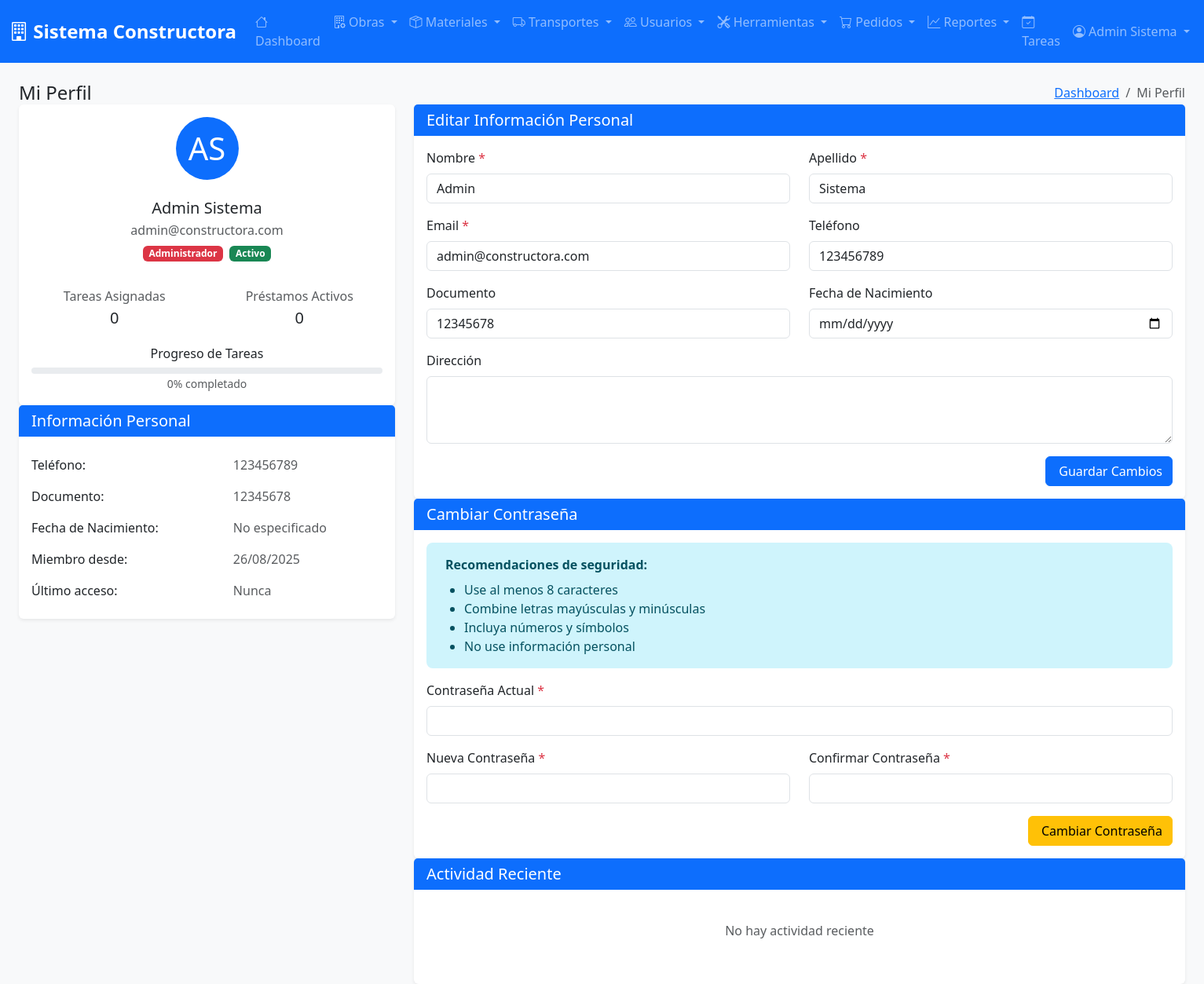
The page /modules/usuarios/profile.php (signed in) on the database its author committed.
### tables this page shows
CREATE TABLE usuarios (
    id_usuario INT AUTO_INCREMENT PRIMARY KEY,
    nombre VARCHAR(100) NOT NULL,
    apellido VARCHAR(100) NOT NULL,
    email VARCHAR(150) UNIQUE NOT NULL,
    contraseña VARCHAR(255) NOT NULL,
    rol ENUM('administrador', 'responsable_obra', 'empleado') NOT NULL,
    estado ENUM('activo', 'inactivo') DEFAULT 'activo',
    telefono VARCHAR(20),
    direccion TEXT,
    fecha_nacimiento DATE,
    documento VARCHAR(20),
    fecha_ultimo_acceso TIMESTAMP NULL,
    intentos_login INT DEFAULT 0,
    bloqueado_hasta TIMESTAMP NULL,
    avatar VARCHAR(255),
    observaciones TEXT,
    fecha_creacion TIMESTAMP DEFAULT CURRENT_TIMESTAMP,
    fecha_actualizacion TIMESTAMP DEFAULT CURRENT_TIMESTAMP ON UPDATE CURRENT_TIMESTAMP
);

### modules/usuarios/profile.php (the view, shortened to what this page needs)
<?php
$user_id = $_SESSION['user_id'];
$database = new Database();
$pdo = $database->getConnection();
try {
    $stmt = $pdo->prepare("
        SELECT u.*,
               (SELECT COUNT(*) FROM tareas WHERE id_empleado = u.id_usuario) as total_tareas,
               (SELECT COUNT(*) FROM tareas WHERE id_empleado = u.id_usuario AND estado = 'finalizada') as tareas_completadas,
               (SELECT COUNT(*) FROM prestamos WHERE id_empleado = u.id_usuario AND estado = 'activo') as prestamos_activos,
               (SELECT COUNT(*) FROM pedidos_materiales WHERE id_solicitante = u.id_usuario) as pedidos_realizados
        FROM usuarios u
        WHERE u.id_usuario = ?
    ");
    $stmt->execute([$user_id]);
    $usuario = $stmt->fetch(PDO::FETCH_ASSOC);
} catch (PDOException $e) {
    $error_message = "Error al cargar el perfil: " . $e->getMessage();
}
try {
    $actividad_reciente = [];
    $stmt = $pdo->prepare("
        SELECT 'tarea' as tipo, t.titulo as descripcion, t.fecha_asignacion as fecha,
               o.nombre_obra, t.estado, t.prioridad
        FROM tareas t
        LEFT JOIN obras o ON t.id_obra = o.id_obra
        WHERE t.id_empleado = ?
        ORDER BY t.fecha_asignacion DESC
        LIMIT 5
    ");
    $stmt->execute([$user_id]);
    $actividad_reciente = array_merge($actividad_reciente, $stmt->fetchAll(PDO::FETCH_ASSOC));
    $stmt = $pdo->prepare("
        SELECT 'prestamo' as tipo,
               CONCAT('Préstamo #', p.numero_prestamo) as descripcion,
               p.fecha_retiro as fecha, o.nombre_obra, p.estado, 'media' as prioridad
        FROM prestamos p
        LEFT JOIN obras o ON p.id_obra = o.id_obra
        WHERE p.id_empleado = ?
        ORDER BY p.fecha_retiro DESC
        LIMIT 5
    ");
    $stmt->execute([$user_id]);
    $actividad_reciente = array_merge($actividad_reciente, $stmt->fetchAll(PDO::FETCH_ASSOC));
    usort($actividad_reciente, function($a, $b) {
        return strtotime($b['fecha']) - strtotime($a['fecha']);
    });
    $actividad_reciente = array_slice($actividad_reciente, 0, 10);
} catch (PDOException $e) {
    $actividad_reciente = [];
}
$progreso_tareas = $usuario['total_tareas'] > 0 ?
    round(($usuario['tareas_completadas'] / $usuario['total_tareas']) * 100) : 0;
include_once '../../includes/header.php';
?>
<div class="container-fluid">
    <div class="row">
        <div class="col-12">
            <div class="page-title-box d-sm-flex align-items-center justify-content-between">
                <h4 class="mb-sm-0">Mi Perfil</h4>
                <div class="page-title-right">
                    <ol class="breadcrumb m-0">
                        <li class="breadcrumb-item"><a href="dashboard.php">Dashboard</a></li>
                        <li class="breadcrumb-item active">Mi Perfil</li>
                    </ol>
                </div>
            </div>
        </div>
    </div>
    <div class="row">
        <div class="col-xl-4">
            <div class="card">
                <div class="card-body">
                    <div class="text-center">
                        <div class="avatar-lg mx-auto mb-4">
                            <?php if ($usuario['avatar']): ?>
                                <img src="<?php echo htmlspecialchars($usuario['avatar']); ?>"
                                     alt="Avatar" class="avatar-img rounded-circle">
                            <?php else: ?>
                                <div class="avatar-title rounded-circle bg-primary text-white fs-1">
                                    <?php echo strtoupper(substr($usuario['nombre'], 0, 1) . substr($usuario['apellido'], 0, 1)); ?>
                                </div>
                            <?php endif; ?>
                        </div>
                        <h5 class="mb-1"><?php echo htmlspecialchars($usuario['nombre'] . ' ' . $usuario['apellido']); ?></h5>
                        <p class="text-muted mb-2"><?php echo htmlspecialchars($usuario['email']); ?></p>
                        <div class="d-flex justify-content-center gap-2 mb-3">
                            <?php
                            $rol_colors = [
                                'administrador' => 'danger',
                                'responsable_obra' => 'warning',
                                'empleado' => 'info'
                            ];
                            $rol_color = $rol_colors[$usuario['rol']] ?? 'secondary';
                            ?>
                            <span class="badge bg-<?php echo $rol_color; ?>">
                                <?php echo ucfirst(str_replace('_', ' ', $usuario['rol'])); ?>
                            </span>
                            <span class="badge bg-<?php echo $usuario['estado'] === 'activo' ? 'success' : 'secondary'; ?>">
                                <?php echo ucfirst($usuario['estado']); ?>
                            </span>
                        </div>
                        <div class="row text-center">
                            <div class="col-6">
                                <div class="mt-3">
                                    <p class="text-muted mb-1">Tareas Asignadas</p>
                                    <h5 class="mb-0"><?php echo isset($usuario['total_tareas']) ? $usuario['total_tareas'] : '0'; ?></h5>
                                </div>
                            </div>
                            <div class="col-6">
                                <div class="mt-3">
                                    <p class="text-muted mb-1">Préstamos Activos</p>
                                    <h5 class="mb-0"><?php echo $usuario['prestamos_activos']; ?></h5>
                                </div>
                            </div>
                        </div>
                        <div class="mt-4">
                            <h6 class="mb-2">Progreso de Tareas</h6>
                            <div class="progress" style="height: 8px;">
                            </div>
                            <small class="text-muted"><?php echo $progreso_tareas; ?>% completado</small>
                        </div>
                    </div>
                </div>
            </div>
            <div class="card">
                <div class="card-header">
                    <h5 class="card-title mb-0">Información Personal</h5>
                </div>
                <div class="card-body">
                    <div class="table-responsive">
                        <table class="table table-borderless mb-0">
                            <tbody>
                                <tr>
                                    <td class="ps-0" scope="row">Teléfono:</td>
                                    <td class="text-muted"><?php echo $usuario['telefono'] ?: 'No especificado'; ?></td>
                                </tr>
                                <tr>
                                    <td class="ps-0" scope="row">Documento:</td>
                                    <td class="text-muted"><?php echo $usuario['documento'] ?: 'No especificado'; ?></td>
                                </tr>
                                <tr>
                                    <td class="ps-0" scope="row">Fecha de Nacimiento:</td>
                                    <td class="text-muted">
                                        <?php echo $usuario['fecha_nacimiento'] ?
                                            date('d/m/Y', strtotime($usuario['fecha_nacimiento'])) : 'No especificado'; ?>
                                    </td>
                                </tr>
                                <tr>
                                    <td class="ps-0" scope="row">Miembro desde:</td>
                                    <td class="text-muted"><?php echo date('d/m/Y', strtotime($usuario['fecha_creacion'])); ?></td>
                                </tr>
                                <tr>
                                    <td class="ps-0" scope="row">Último acceso:</td>
                                    <td class="text-muted">
                                        <?php echo $usuario['fecha_ultimo_acceso'] ?
                                            date('d/m/Y H:i', strtotime($usuario['fecha_ultimo_acceso'])) : 'Nunca'; ?>
                                    </td>
                                </tr>
                            </tbody>
                        </table>
                    </div>
                </div>
            </div>
        </div>
        <div class="col-xl-8">
            <div class="card">
                <div class="card-header">
                    <h5 class="card-title mb-0">Editar Información Personal</h5>
                </div>
                <div class="card-body">
                    <form method="POST" id="profileForm">
                        <div class="row">
                            <div class="col-md-6">
                                <div class="mb-3">
                                    <label for="nombre" class="form-label">Nombre <span class="text-danger">*</span></label>
                                    <input type="text" class="form-control" id="nombre" name="nombre"
                                           value="<?php echo htmlspecialchars($usuario['nombre']); ?>" required>
                                </div>
                            </div>
                            <div class="col-md-6">
                                <div class="mb-3">
                                    <label for="apellido" class="form-label">Apellido <span class="text-danger">*</span></label>
                                    <input type="text" class="form-control" id="apellido" name="apellido"
                                           value="<?php echo htmlspecialchars($usuario['apellido']); ?>" required>
                                </div>
                            </div>
                        </div>
                        <div class="row">
                            <div class="col-md-6">
                                <div class="mb-3">
                                    <label for="email" class="form-label">Email <span class="text-danger">*</span></label>
                                    <input type="email" class="form-control" id="email" name="email"
                                           value="<?php echo htmlspecialchars($usuario['email']); ?>" required>
                                </div>
                            </div>
                            <div class="col-md-6">
                                <div class="mb-3">
                                    <label for="telefono" class="form-label">Teléfono</label>
                                    <input type="text" class="form-control" id="telefono" name="telefono"
                                           value="<?php echo htmlspecialchars($usuario['telefono']); ?>">
                                </div>
                            </div>
                        </div>
                        <div class="row">
                            <div class="col-md-6">
                                <div class="mb-3">
                                    <label for="documento" class="form-label">Documento</label>
                                    <input type="text" class="form-control" id="documento" name="documento"
                                           value="<?php echo htmlspecialchars($usuario['documento']); ?>">
                                </div>
                            </div>
                            <div class="col-md-6">
                                <div class="mb-3">
                                    <label for="fecha_nacimiento" class="form-label">Fecha de Nacimiento</label>
                                    <input type="date" class="form-control" id="fecha_nacimiento" name="fecha_nacimiento"
                                           value="<?php echo $usuario['fecha_nacimiento']; ?>">
                                </div>
                            </div>
                        </div>
                        <div class="mb-3">
                            <label for="direccion" class="form-label">Dirección</label>
                            <textarea class="form-control" id="direccion" name="direccion" rows="3"><?php echo isset($usuario['direccion']) && $usuario['direccion'] !== null ? htmlspecialchars($usuario['direccion']) : ''; ?></textarea>
                        </div>
                        <div class="text-end">
                            <button type="submit" class="btn btn-primary">
                                <i class="fas fa-save me-1"></i>Guardar Cambios
                            </button>
                        </div>
                    </form>
                </div>
            </div>
            <div class="card">
                <div class="card-header">
                    <h5 class="card-title mb-0">Cambiar Contraseña</h5>
                </div>
                <div class="card-body">
                    <div class="alert alert-info">
                        <strong>Recomendaciones de seguridad:</strong>
                        <ul class="mb-0 mt-2">
                            <li>Use al menos 8 caracteres</li>
                            <li>Combine letras mayúsculas y minúsculas</li>
                            <li>Incluya números y símbolos</li>
                            <li>No use información personal</li>
                        </ul>
                    </div>
                    <form method="POST" id="passwordForm">
                        <div class="mb-3">
                            <label for="current_password" class="form-label">Contraseña Actual <span class="text-danger">*</span></label>
                            <input type="password" class="form-control" id="current_password" name="current_password" required>
                        </div>
                        <div class="row">
                            <div class="col-md-6">
                                <div class="mb-3">
                                    <label for="new_password" class="form-label">Nueva Contraseña <span class="text-danger">*</span></label>
                                    <input type="password" class="form-control" id="new_password" name="new_password" required>
                                </div>
                            </div>
                            <div class="col-md-6">
                                <div class="mb-3">
                                    <label for="confirm_password" class="form-label">Confirmar Contraseña <span class="text-danger">*</span></label>
                                    <input type="password" class="form-control" id="confirm_password" name="confirm_password" required>
                                </div>
                            </div>
                        </div>
                        <div class="text-end">
                            <button type="submit" class="btn btn-warning">
                                <i class="fas fa-key me-1"></i>Cambiar Contraseña
                            </button>
                        </div>
                    </form>
                </div>
            </div>
            <div class="card">
                <div class="card-header">
                    <h5 class="card-title mb-0">Actividad Reciente</h5>
                </div>
                <div class="card-body">
                    <?php if (empty($actividad_reciente)): ?>
                        <div class="text-center py-4">
                            <p class="text-muted">No hay actividad reciente</p>
                        </div>
                    <?php endif; ?>
                </div>
            </div>
        </div>
    </div>
</div>
<?php include_once '../../includes/footer.php'; ?>

### rows shown on the page
usuarios: nombre+apellido "AS", nombre+apellido "Admin Sistema", email "admin@constructora.com", rol "Administrador", estado "Activo", telefono "123456789", documento "12345678", fecha_creacion "26/08/2025", nombre "Admin", apellido "Sistema"

### other values the page prints
SITE_NAME "Sistema Constructora"
$_SESSION['user_name'] "Admin Sistema"
$usuario['total_tareas'] "0"
$usuario['prestamos_activos'] "0"
$progreso_tareas "0"
